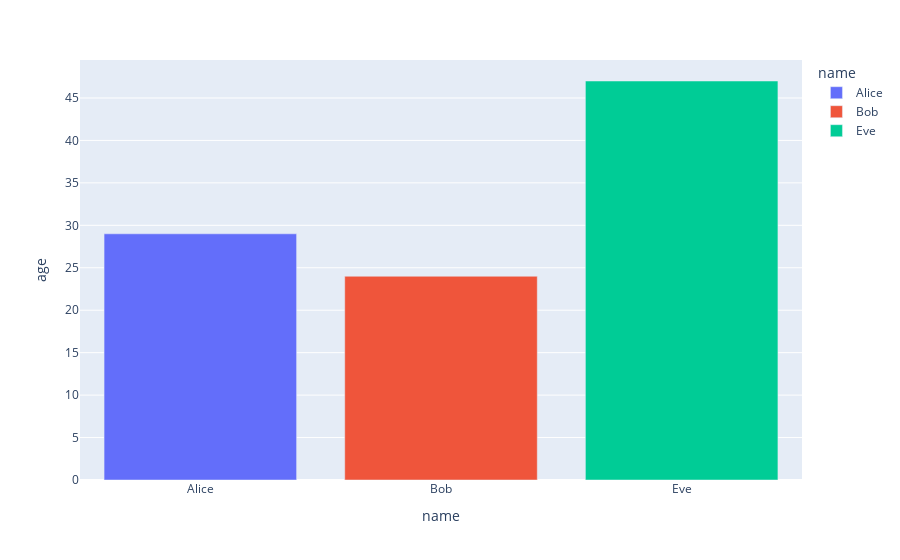

Here is the notebook cell this chart was saved with:
### Markdown cell above
A quick example using Plotly and extracting attribute positions from our graph. Let's pass a `pd.DataFrame` to plotly and tell it which columns to use to construct and style the plot

### Code cell
little_data = pd.DataFrame({"name":["Alice","Bob","Eve"], "age":[29,24,47]})
px.bar(little_data, color="name", x="name", y="age")

### Figure 1 — Plotly figure (JSON) as saved in the notebook; plotly's stock layout.template omitted (floating-point values rounded to 4 significant figures)
{"data": [{"alignmentgroup": "True", "hovertemplate": "name=%{x}<br>age=%{y}<extra></extra>", "legendgroup": "Alice", "marker": {"color": "#636efa", "pattern": {"shape": ""}}, "name": "Alice", "offsetgroup": "Alice", "orientation": "v", "showlegend": true, "textposition": "auto", "type": "bar", "x": ["Alice"], "xaxis": "x", "y": [29], "yaxis": "y"}, {"alignmentgroup": "True", "hovertemplate": "name=%{x}<br>age=%{y}<extra></extra>", "legendgroup": "Bob", "marker": {"color": "#EF553B", "pattern": {"shape": ""}}, "name": "Bob", "offsetgroup": "Bob", "orientation": "v", "showlegend": true, "textposition": "auto", "type": "bar", "x": ["Bob"], "xaxis": "x", "y": [24], "yaxis": "y"}, {"alignmentgroup": "True", "hovertemplate": "name=%{x}<br>age=%{y}<extra></extra>", "legendgroup": "Eve", "marker": {"color": "#00cc96", "pattern": {"shape": ""}}, "name": "Eve", "offsetgroup": "Eve", "orientation": "v", "showlegend": true, "textposition": "auto", "type": "bar", "x": ["Eve"], "xaxis": "x", "y": [47], "yaxis": "y"}], "layout": {"barmode": "relative", "legend": {"title": {"text": "name"}, "tracegroupgap": 0}, "margin": {"t": 60}, "xaxis": {"anchor": "y", "categoryarray": ["Alice", "Bob", "Eve"], "categoryorder": "array", "domain": [0, 1], "title": {"text": "name"}}, "yaxis": {"anchor": "x", "domain": [0, 1], "title": {"text": "age"}}}}
